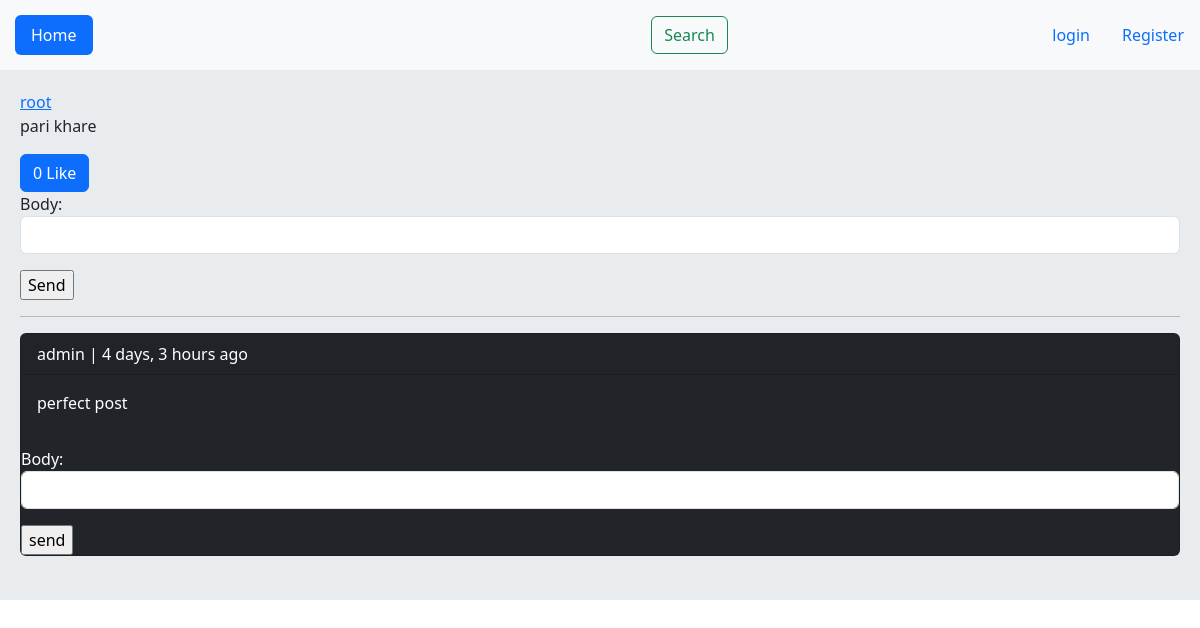
The app's page /post/7/pari-khare/, older data.
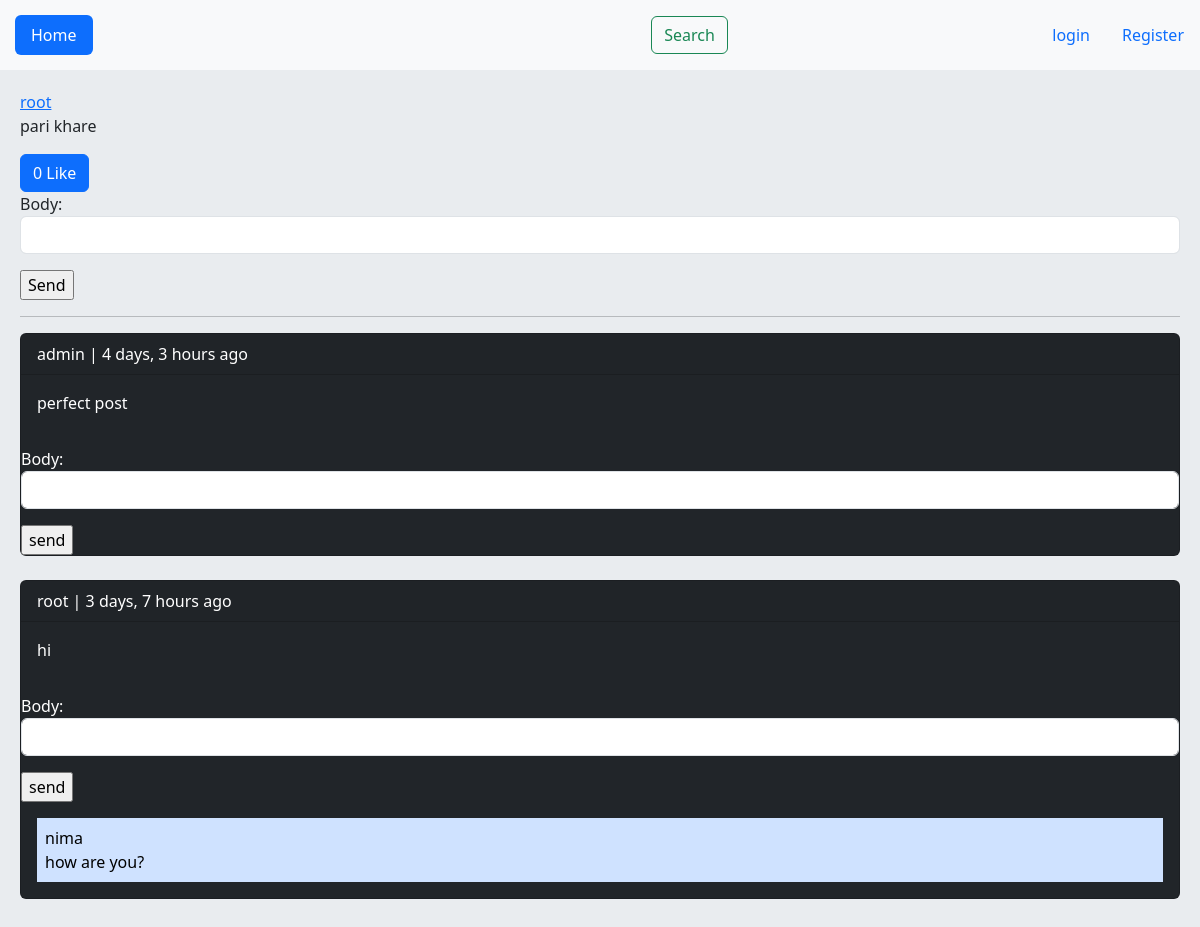
The same page, newer data.
### home/models.py (models this page shows, shortened)
class Comments(models.Model):
    user = models.ForeignKey(User, on_delete=models.CASCADE, related_name='ucomments')
    post = models.ForeignKey(Post, on_delete=models.CASCADE, related_name='pcomments')
    reply = models.ForeignKey('self', on_delete=models.CASCADE, related_name='rcomments', blank=True, null=True)
    is_reply = models.BooleanField(default=False)
    body = models.TextField(max_length=400)
    created_at = models.DateTimeField(auto_now_add=True)

### home/views.py (the view, shortened to what this page needs)
# urls.py: path('post/<int:post_id>/<slug:post_slug>/', views.PostDetailView.as_view(), name='post_detail'),
class PostDetailView(View):
    form_class = CommentCreateForm
    form_class_replay = CommentReplyForm
    def setup(self, request, *args, **kwargs):
        self.post_instance = get_object_or_404(Post, pk=kwargs['post_id'], slug=kwargs['post_slug'])
        return super().setup(request, *args, **kwargs)
    def get(self, request, *args, **kwargs):
        comments = self.post_instance.pcomments.filter(is_reply=False)
        can_like = False
        if request.user.is_authenticated and self.post_instance.user_can_like(request.user):
            can_like = True
        return render(request, 'home/detail.html',
                      {'post': self.post_instance, 'comments': comments, 'form': self.form_class,
                       'replay_form': self.form_class_replay, 'can_like': can_like})

### account/models.py (called while the page is built)
    def like_count(self):
        return self.plikes.count()

### home/templates/home/detail.html (shortened to what this page needs)
{% extends 'base.html' %}
{% block body %}
    <a href="{% url 'account:profile' post.user.id %}">{{ post.user }}</a>
    <p>{{ post.body }}</p>
    <a href="{% url 'home:like_post' post.id %}"
       class="{% if can_like %}disabled{% endif %} btn btn-primary"> {{ post.like_count }} Like </a>
    <br/>
    <form action="" method="post">
        {{ form.as_p }}
        <input type="submit" value="Send">
    </form>
    <hr/>
    {% for comment in comments %}
        <div class="card bg-dark text-white">
            <p class="card-header">{{ comment.user }} | {{ comment.created_at|timesince }} ago </p>
            <p class="card-body">{{ comment.body }}</p>
            <form action="{% url 'home:replay_comment' post.id comment.id %}" method="post">
                {{ replay_form.as_p }}
                <input type="submit" value="send">
            </form>
            {% with replays=comment.rcomments.all %}
            {% for replay in replays %}
                <p class="bg-primary-subtle text-black p-2 m-3">{{ replay.user }} <br/> {{ replay.body }}</p>
            {% endfor %}
            {% endwith %}
        </div><br/>
    {% empty %}
        <div class="card bg-dark text-white">
            <p class="card-body"> no comment yet</p>
        </div>
    {% endfor %}
{% endblock %}

Row changes from the older to the newer data that the page shows:
added Comments: user "root", created_at "3 days, 7 hours", body "hi"
added Comments: user "nima", body "how are you?", shown under "root"
